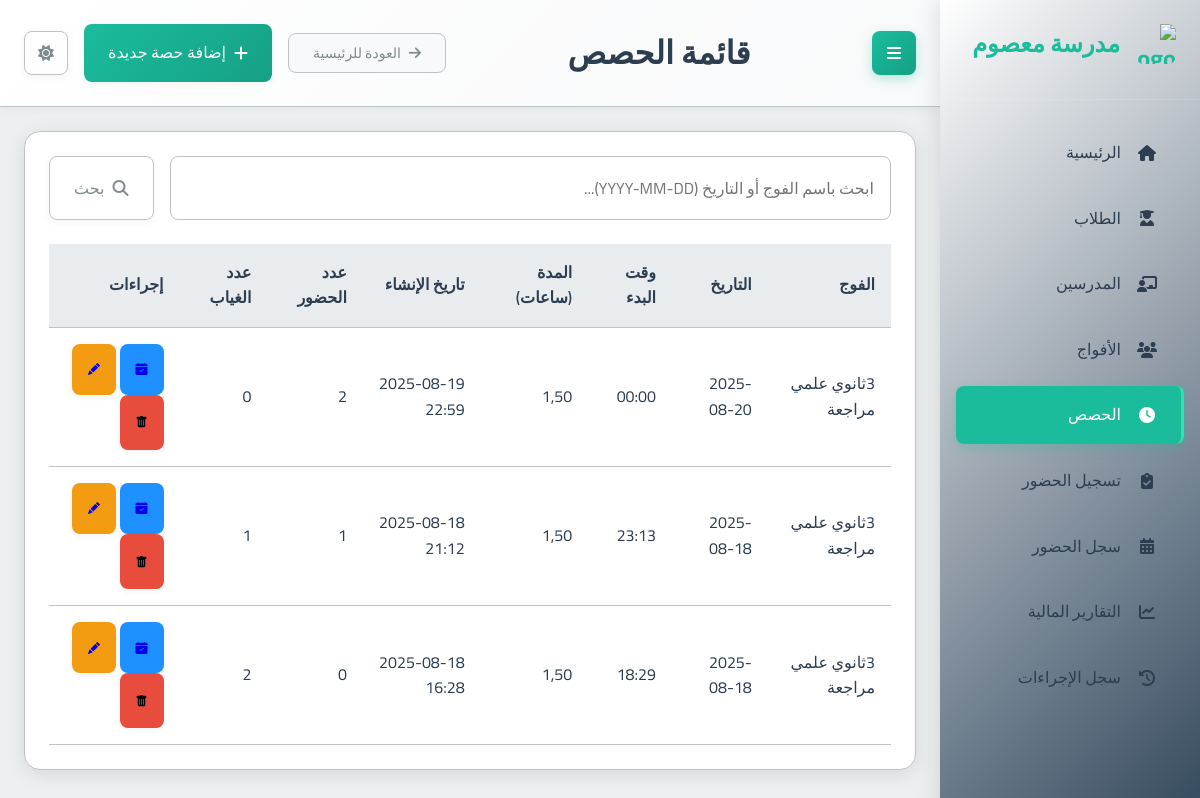
The app's page /sessions/ with its own data.
### school_app/models.py (models this page shows, shortened)
class Session(models.Model):
    group = models.ForeignKey(Group, on_delete=models.CASCADE, related_name='sessions', verbose_name="الفوج")
    date = models.DateField(verbose_name="التاريخ")
    start_time = models.TimeField(verbose_name="وقت البدء")
    duration = models.DecimalField(max_digits=4, decimal_places=2, verbose_name="المدة (ساعات)")
    teacher_attended = models.BooleanField(default=True, verbose_name="حضور المدرس")
    teacher_compensated = models.BooleanField(default=False, verbose_name="تم تعويض المدرس")
    teacher_payment_amount = models.DecimalField(max_digits=10, decimal_places=2, default=Decimal('0.00'), verbose_name="المبلغ المدفوع للمدرس")
    created_at = models.DateTimeField(auto_now_add=True, verbose_name="تاريخ الإنشاء")
    class Meta:
        verbose_name = "حصة"
        verbose_name_plural = "الحصص"
    def present_students_count(self):
        return self.attendance_set.filter(present=True).count()
    def absent_students_count(self):
        return self.attendance_set.filter(present=False).count()

class Group(models.Model):
    name = models.CharField(max_length=100, verbose_name="اسم الفوج")
    subject = models.ForeignKey(Subject, on_delete=models.PROTECT, verbose_name="المادة")
    teacher = models.ForeignKey(Teacher, on_delete=models.CASCADE, verbose_name="المدرس")
    academic_levels = models.ManyToManyField(AcademicLevel, verbose_name="المستويات الدراسية المتوافقة")
    price_per_4_sessions = models.DecimalField(max_digits=10, decimal_places=2, verbose_name="السعر لكل 4 حصص")
    session_day = models.IntegerField(choices=[
        (0, 'الاثنين'),
        (1, 'الثلاثاء'),
        (2, 'الأربعاء'),
        (3, 'الخميس'),
        (4, 'الجمعة'),
        (5, 'السبت'),
        (6, 'الأحد')
    ], verbose_name="يوم الحصة")
    session_start_time = models.TimeField(verbose_name="وقت بداية الحصة")
    session_duration = models.DecimalField(max_digits=4, decimal_places=2, default=1.5, verbose_name="مدة الحصة (ساعات)")
    students = models.ManyToManyField(Student, through='StudentGroup', blank=True, verbose_name="الطلاب المسجلون")
    created_at = models.DateTimeField(auto_now_add=True, verbose_name="تاريخ الإنشاء")
    is_continuous = models.BooleanField(default=False, verbose_name="فوج مستمر (تُنشأ الحصص أسبوعياً تلقائياً)")
    created_sessions_until = models.DateField(null=True, blank=True, verbose_name="تم إنشاء الحصص حتى تاريخ")
    class Meta:
        verbose_name = "فوج"
        verbose_name_plural = "الأفواج"

### school_app/views.py (the view)
# urls.py: path('sessions/', views.session_list, name='session_list'),
def session_list(request):
    query = request.GET.get('q', '').strip()
    sessions_qs = Session.objects.select_related('group')
    if query:
        try:
            datetime.datetime.strptime(query, '%Y-%m-%d')
            sessions_qs = sessions_qs.filter(date=query)
        except ValueError:
            sessions_qs = sessions_qs.filter(group__name__icontains=query)
    sessions = sessions_qs.order_by('-date', '-start_time') # Apply ordering after filtering
    context = {
        'sessions': sessions,
        'page_title': 'قائمة الحصص',
        'search_query': query
    }
    return render(request, 'school_app/session_list.html', context)

### templates/school_app/session_list.html (shortened to what this page needs)
{% extends "base.html" %}
{% block page_title %}{{ page_title|default:"قائمة الحصص" }}{% endblock %}
{% block header_actions %}
  <a href="{% url 'add_session' %}" class="btn btn-primary">
    <i class="fas fa-plus"></i> إضافة حصة جديدة
  </a>
{% endblock %}
{% block content %}
<div class="card">
  <div class="card-body">
    <form method="get" action="{% url 'session_list' %}" class="mb-3">
      <div class="input-group">
        <input type="text" name="q" class="form-control" placeholder="ابحث باسم الفوج أو التاريخ (YYYY-MM-DD)..." value="{{ search_query|default:'' }}">
        <div class="input-group-append">
          <button class="btn btn-outline-secondary" type="submit">
            <i class="fas fa-search"></i> بحث
          </button>
        </div>
      </div>
    </form>
    {% if sessions %}
      <div class="table-container">
        <table class="table table-striped">
          <thead>
            <tr>
              <th>الفوج</th>
              <th>التاريخ</th>
              <th>وقت البدء</th>
              <th>المدة (ساعات)</th>
              <th>تاريخ الإنشاء</th>
              <th>عدد الحضور</th>
              <th>عدد الغياب</th>
              <th>إجراءات</th>
            </tr>
          </thead>
          <tbody>
            {% for session in sessions %}
              <tr>
                <td>{{ session.group.name }}</td>
                <td>{{ session.date|date:"Y-m-d" }}</td>
                <td>{{ session.start_time|time:"H:i" }}</td>
                <td>{{ session.duration }}</td>
                <td>{{ session.created_at|date:"Y-m-d H:i" }}</td>
                <td>{{ session.present_students_count }}</td>
                <td>{{ session.absent_students_count }}</td>
                <td>
                  <a href="{% url 'manage_session_attendance' session.id %}" class="btn btn-sm btn-info" title="إدارة الحضور"> <i class="bi bi-calendar-check-fill"></i><span class="sr-only">إدارة الحضور</span></a>
                  <a href="{% url 'edit_session' session.id %}" class="btn btn-sm btn-warning" title="تعديل"> <i class="bi bi-pencil-fill"></i><span class="sr-only">تعديل</span></a>
                  <form action="{% url 'delete_session' session.id %}" method="post" style="display: inline; margin-left: 5px;" onsubmit="return confirm('هل أنت متأكد أنك تريد حذف هذه الحصة؟ سيتم حذف جميع سجلات الحضور المتعلقة بها أيضاً.');">
                      <button type="submit" class="btn btn-danger btn-sm" title="حذف"><i class="bi bi-trash-fill"></i><span class="sr-only">حذف</span></button>
                  </form>
                </td>
              </tr>
            {% endfor %}
          </tbody>
        </table>
      </div>
    {% else %}
      <p class="text-center text-muted">لا توجد حصص مجدولة حالياً.</p>
      <div class="text-center mt-3">
         <a href="{% url 'add_session' %}" class="btn btn-primary">إضافة حصة جديدة</a>
      </div>
    {% endif %}
  </div>
</div>
{% endblock %}

### static/css/main.css (style rules this page uses)
:root { --primary-color: #2c3e50; --primary-light: #34495e; --primary-darker: #1a252f; --accent-color: #1abc9c; --accent-light: #2fe2b3; --accent-dark: #16a085; --text-color: #2c3e50; --text-secondary: #7f8c8d; --text-on-primary: #ffffff; --text-on-accent: #ffffff; --text-nav: #2c3e50; --background-color: #ecf0f1; --card-background: #ffffff; --input-background: #ffffff; --border-color: #bdc3c7; --input-border-color: #bdc3c7; --success-color: #2ecc71; --warning-color: #f39c12; --error-color: #e74c3c; --info-color: #1E90FF; --table-header-background: #e9ecef; --table-row-hover-background: #f8f9fa; --box-shadow-color: rgba(0, 0, 0, 0.1); --box-shadow-color-hover: rgba(0, 0, 0, 0.15); --box-shadow-soft-color: rgba(0, 0, 0, 0.05); --subtle-background: #f8f9fa; --spacing-xs: 8px; --spacing-sm: 16px; --spacing-md: 24px; --spacing-lg: 32px; --spacing-xl: 48px; --font-family: 'Cairo', sans-serif; --font-size-xs: 12px; --font-size-sm: 14px; --font-size-md: 16px; --font-size-lg: 20px; --font-size-xl: 24px; --font-size-xxl: 32px; --border-radius-sm: 4px; --border-radius-md: 8px; --border-radius-lg: 16px; --transition-fast: 0.2s ease; --transition-normal: 0.3s ease; --transition-slow: 0.5s ease; --sidebar-width: 260px; }
* { margin: 0; padding: 0; box-sizing: border-box; direction: rtl; }
html { direction: rtl; font-size: 16px; }
body { font-family: var(--font-family); background-color: var(--background-color); color: var(--text-color); line-height: 1.6; transition: background-color var(--transition-normal), color var(--transition-normal); overflow-x: hidden; }
.btn-warning { background: var(--warning-color); }
.btn-danger { background: var(--error-color); }
.btn-info { background: var(--info-color); }
.card { background-color: var(--card-background); border-radius: var(--border-radius-lg); box-shadow: 0 4px 20px var(--box-shadow-color); margin-bottom: var(--spacing-md); overflow: hidden; transition: all var(--transition-normal); border: 1px solid var(--border-color); }
.card-body { padding: var(--spacing-md); color: var(--text-color); }
.btn { font-family: var(--font-family); padding: var(--spacing-sm) var(--spacing-md); border: none; border-radius: var(--border-radius-md); cursor: pointer; font-size: var(--font-size-md); font-weight: 500; text-decoration: none; display: inline-flex; align-items: center; gap: var(--spacing-xs); transition: all var(--transition-fast); box-shadow: 0 2px 8px var(--box-shadow-soft-color); }
.btn-primary { background: linear-gradient(135deg, var(--accent-color) 0%, var(--accent-dark) 100%); color: var(--text-on-accent); }
.btn-outline-secondary { background-color: transparent; border: 1px solid var(--border-color); color: var(--text-secondary); }
input, select, textarea { font-family: var(--font-family); width: 100%; padding: var(--spacing-sm); border: 1px solid var(--input-border-color); border-radius: var(--border-radius-md); background-color: var(--input-background); color: var(--text-color); font-size: var(--font-size-md); transition: all var(--transition-fast); }
.btn-sm { font-size: 12px; padding: 1rem; }
.mb-3 { margin-bottom: var(--spacing-md); }
.input-group { display: flex; gap: var(--spacing-sm); }
.table-container { overflow-x: auto; }
table { width: 100%; border-collapse: collapse; }
th, td { padding: var(--spacing-sm); text-align: right; border-bottom: 1px solid var(--border-color); }
th { background-color: var(--table-header-background); font-weight: 600; color: var(--text-color); }

### records on screen
Session: group.name "3ثانوي علمي مراجعة", date "2025-08-20", start_time "00:00", duration "1,50", created_at "2025-08-19 22:59", present_students_count "2", absent_students_count "0"
Session: group.name "3ثانوي علمي مراجعة", date "2025-08-18", start_time "23:13", duration "1,50", created_at "2025-08-18 21:12", present_students_count "1", absent_students_count "1"
Session: group.name "3ثانوي علمي مراجعة", date "2025-08-18", start_time "18:29", duration "1,50", created_at "2025-08-18 16:28", present_students_count "0", absent_students_count "2"

### other values on screen
{{ page_title|default:"قائمة الحصص" }} "قائمة الحصص"
